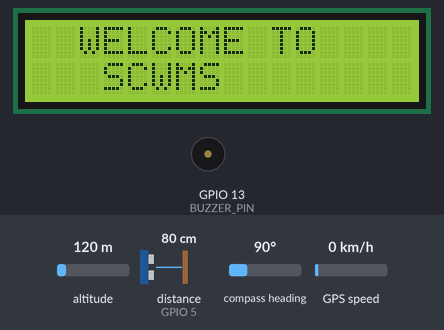
Simulated run of this sketch. Board: ESP32. On the bench: 16×2 character LCD, buzzer (waves = sounding, pin HIGH). The test bench sets the inputs (shaded band); at power-on: altitude 120 m, distance to the obstacle (sensor on GPIO 5) 80 cm, compass heading 90°, GPS speed 0 km/h. The echo pulse lasts 58.3 µs per cm; WiFi joins after 1.5 s; servers stay silent unless stated; uploads are accepted with an empty reply; the GPS gets a fix after 3 s at 37.7749, -122.4194 with 8 satellites; pins used as bus, display or sensor lines are not drawn; what the sketch prints to the serial monitor is not drawn.

Above: at 0.1 s.
At 4.2 s:
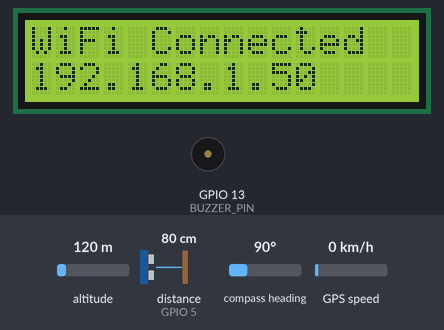
At 6.2 s:
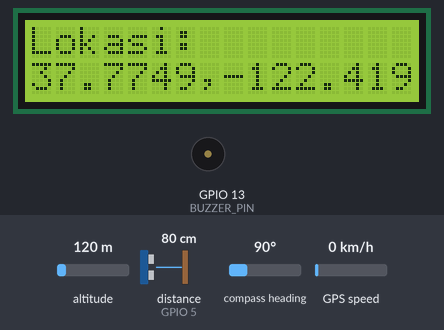
At 31.2 s:
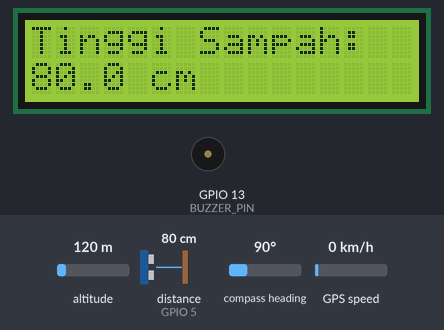
Timing chart, 0 to 32.7 s (numbered marks = the images above):
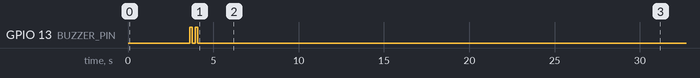

Measured:
- what the display in image 1 shows lasts 2.0 s, from 4.1 s to 6.1 s
- what the display in image 2 shows lasts 5.0 s, from 6.1 s to 11.1 s

The sketch:

esp32-scwms.ino
```cpp
#include <WiFi.h>
#include <HTTPClient.h>
#include <TinyGPSPlus.h>
#include <ArduinoJson.h>
#include <LiquidCrystal_I2C.h>

#define WIFI_SSID      "MOZAA"
#define WIFI_PASSWORD  "ANDRIAN02"

#define SERVER_BASE    "http://10.207.65.176:3000/api/esp32"
#define API_KEY        "rahasia123"
#define PLAT_NOMOR     "B 1234 ABC"

#define GPS_BAUD       9600
#define GPS_RX_PIN     17
#define GPS_TX_PIN     16

#define TRIG_PIN       18
#define ECHO_PIN       5
#define BUZZER_PIN     13

#define SERVER_IP       IPAddress(10, 207, 65, 176)
#define SERVER_PORT     3000

#define GPS_INTERVAL_MS      30000UL
#define VOLUME_INTERVAL_MS   30000UL
#define LCD_UPDATE_MS        5000UL

#define LCD_ADDR    0x27
#define LCD_COLS    16
#define LCD_ROWS    2

LiquidCrystal_I2C lcd(LCD_ADDR, LCD_COLS, LCD_ROWS);
TinyGPSPlus gps;
HardwareSerial gpsSerial(2);

unsigned long lastGpsSend = 0;
unsigned long lastVolumeSend = 0;
unsigned long lastLcdUpdate = 0;
int lcdScreen = 0;
float lastDistance = -1;

void connectWiFi();
void buzzerBeep(int times, int delayMs);
bool testTcpConnection();
float measureDistance();
void sendGps();
void sendVolume(float jarakSensor);

void setup() {

    Serial.begin(115200);

    pinMode(TRIG_PIN, OUTPUT);
    pinMode(ECHO_PIN, INPUT);
    pinMode(BUZZER_PIN, OUTPUT);
    digitalWrite(TRIG_PIN, LOW);
    digitalWrite(BUZZER_PIN, LOW);

    gpsSerial.begin(GPS_BAUD, SERIAL_8N1, GPS_RX_PIN, GPS_TX_PIN);

    lcd.init();
    lcd.backlight();
    lcd.setCursor(0, 0);
    lcd.print("  WELCOME TO  ");
    lcd.setCursor(0, 1);
    lcd.print("   SCWMS   ");
    delay(2000);

    lcd.clear();
    lcd.setCursor(0, 0);
    lcd.print("Connecting WiFi");
    lcd.setCursor(0, 1);
    lcd.print("Please wait...");

    connectWiFi();
    buzzerBeep(2, 150);

    lcd.clear();
    lcd.setCursor(0, 0);
    lcd.print("WiFi Connected");
    lcd.setCursor(0, 1);
    lcd.print(WiFi.localIP().toString());
    delay(2000);

    Serial.println("===== ESP32 SCWMS =====");
}

void loop() {

    while (gpsSerial.available()) {
        gps.encode(gpsSerial.read());
    }

    if (WiFi.status() != WL_CONNECTED) {
        Serial.println("WiFi disconnected...");
        connectWiFi();
    }

    unsigned long now = millis();

    if (now - lastGpsSend >= GPS_INTERVAL_MS) {

        if (gps.location.isValid() &&
            gps.location.age() < 5000 &&
            gps.satellites.value() >= 4) {

            sendGps();

        } else {

            Serial.println("GPS belum mendapatkan fix...");
            Serial.printf("Satelit : %d\n", gps.satellites.value());

        }

        lastGpsSend = now;
    }

    if (now - lastVolumeSend >= VOLUME_INTERVAL_MS) {

        float distance = measureDistance();

        if (distance > 0) {

            lastDistance = distance;

            Serial.printf("Jarak sensor: %.1f cm\n", distance);

            sendVolume(distance);

        } else {

            Serial.println("Ultrasonic gagal membaca.");

        }

        lastVolumeSend = now;
    }

    if (now - lastLcdUpdate >= LCD_UPDATE_MS) {

        lcd.clear();

        if (lcdScreen == 0) {

            lcd.setCursor(0, 0);
            lcd.print("Lokasi:");

            lcd.setCursor(0, 1);
            if (gps.location.isValid()) {
                char latStr[10], lngStr[10];
                dtostrf(gps.location.lat(), 7, 4, latStr);
                dtostrf(gps.location.lng(), 7, 4, lngStr);
                lcd.print(latStr);
                lcd.print(",");
                lcd.print(lngStr);
            } else {
                lcd.print("Mencari GPS...");
            }

            lcdScreen = 1;

        } else {

            lcd.setCursor(0, 0);
            lcd.print("Tinggi Sampah:");

            lcd.setCursor(0, 1);
            if (lastDistance > 0) {
                lcd.print(lastDistance, 1);
                lcd.print(" cm");
            } else {
                lcd.print("Mengukur...");
            }

            lcdScreen = 0;

        }

        lastLcdUpdate = now;

    }

}

void connectWiFi() {

    WiFi.mode(WIFI_STA);
    WiFi.setAutoReconnect(true);
    WiFi.persistent(true);

    if (WiFi.status() == WL_CONNECTED)
        return;

    WiFi.begin(WIFI_SSID, WIFI_PASSWORD);

    Serial.print("Connecting WiFi");

    int attempts = 0;
    while (WiFi.status() != WL_CONNECTED && attempts < 40) {

        Serial.print(".");
        delay(500);
        attempts++;

    }

    if (WiFi.status() == WL_CONNECTED) {

        Serial.println();
        Serial.println("WiFi Connected");
        Serial.print("IP : ");
        Serial.println(WiFi.localIP());
        Serial.print("Gateway : ");
        Serial.println(WiFi.gatewayIP());
        Serial.print("Subnet : ");
        Serial.println(WiFi.subnetMask());
        Serial.print("DNS : ");
        Serial.println(WiFi.dnsIP());
        Serial.printf("RSSI: %d dBm\n", WiFi.RSSI());

    } else {

        Serial.println();
        Serial.println("WiFi Gagal!");

    }

}

float measureDistance() {

    digitalWrite(TRIG_PIN, LOW);
    delayMicroseconds(2);

    digitalWrite(TRIG_PIN, HIGH);
    delayMicroseconds(10);

    digitalWrite(TRIG_PIN, LOW);

    long duration = pulseIn(ECHO_PIN, HIGH, 30000);

    if (duration == 0)
        return -1;

    float distance = duration * 0.0343 / 2.0;

    if (distance < 2 || distance > 400)
        return -1;

    return distance;

}

void buzzerBeep(int times, int delayMs) {
    for (int i = 0; i < times; i++) {
        digitalWrite(BUZZER_PIN, HIGH);
        delay(delayMs);
        digitalWrite(BUZZER_PIN, LOW);
        if (i < times - 1) delay(delayMs);
    }
}

bool testTcpConnection() {
    WiFiClient client;

    if (client.connect(SERVER_IP, SERVER_PORT)) {
        client.stop();
        Serial.println("TCP test: OK");
        return true;
    }

    client.stop();

    WiFiClient gwTest;
    if (gwTest.connect(IPAddress(192, 168, 0, 1), 80)) {
        gwTest.stop();
        Serial.println("Gateway 80: OK");
    } else {
        Serial.println("Gateway 80: GAGAL");
    }
    gwTest.stop();

    return false;
}

void sendGps() {

    if (WiFi.status() != WL_CONNECTED) {

        Serial.println("WiFi putus, skip GPS.");
        return;

    }

    if (!testTcpConnection()) {
        Serial.println("TCP test gagal, skip.");
        return;
    }

    HTTPClient http;

    http.setTimeout(5000);

    http.begin(String(SERVER_BASE) + "/tracking");

    http.addHeader("Content-Type", "application/json");
    http.addHeader("Accept", "application/json");
    http.addHeader("X-API-Key", API_KEY);

    JsonDocument doc;

    doc["plat_nomor"] = PLAT_NOMOR;
    doc["latitude"] = gps.location.lat();
    doc["longitude"] = gps.location.lng();

    String body;

    serializeJson(doc, body);

    int code = http.POST(body);

    Serial.println("========== GPS ==========");
    Serial.printf("HTTP : %d\n", code);

    if (code > 0) {

        Serial.println(http.getString());

    } else {

        Serial.printf("Error: %s\n", http.errorToString(code).c_str());

    }

    Serial.printf("Latitude  : %.6f\n", gps.location.lat());
    Serial.printf("Longitude : %.6f\n", gps.location.lng());

    http.end();

}

void sendVolume(float jarakSensor) {

    if (WiFi.status() != WL_CONNECTED) {

        Serial.println("WiFi putus, skip Volume.");
        return;

    }

    if (!testTcpConnection()) {
        Serial.println("TCP test gagal, skip Volume.");
        return;
    }

    HTTPClient http;

    http.setTimeout(5000);

    http.begin(String(SERVER_BASE) + "/volume");

    http.addHeader("Content-Type", "application/json");
    http.addHeader("Accept", "application/json");
    http.addHeader("X-API-Key", API_KEY);

    JsonDocument doc;

    doc["plat_nomor"] = PLAT_NOMOR;
    doc["jarak_sensor"] = jarakSensor;

    String body;

    serializeJson(doc, body);

    int code = http.POST(body);

    Serial.println("======= VOLUME =======");
    Serial.printf("HTTP : %d\n", code);

    if (code > 0) {

        Serial.println(http.getString());

    } else {

        Serial.printf("Error: %s\n", http.errorToString(code).c_str());

    }

    Serial.printf("Jarak Sensor : %.1f cm\n", jarakSensor);

    http.end();

}
```
